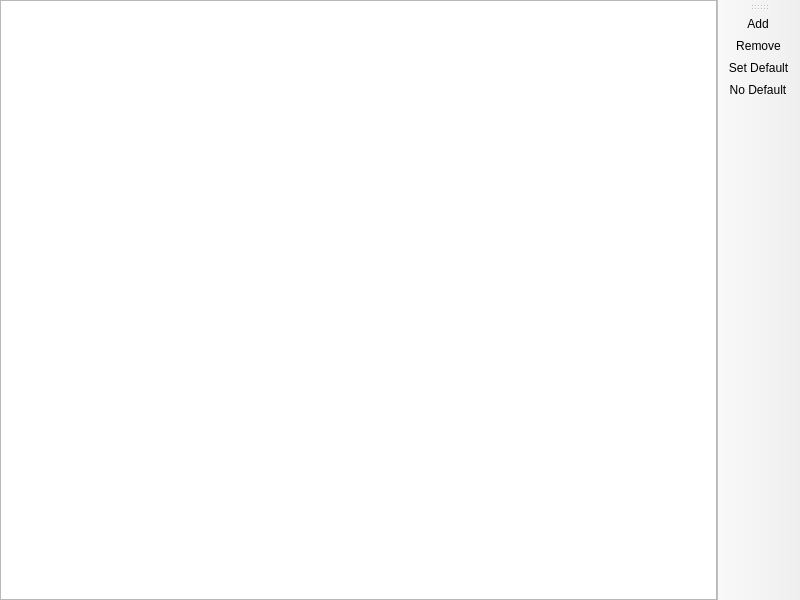
<?xml version="1.0" encoding="UTF-8"?>
<ui version="4.0">
 <class>AccountListPage</class>
 <widget class="QMainWindow" name="AccountListPage">
  <property name="geometry">
   <rect>
    <x>0</x>
    <y>0</y>
    <width>800</width>
    <height>600</height>
   </rect>
  </property>
  <widget class="QWidget" name="centralwidget">
   <layout class="QHBoxLayout" name="horizontalLayout">
    <property name="leftMargin">
     <number>0</number>
    </property>
    <property name="topMargin">
     <number>0</number>
    </property>
    <property name="rightMargin">
     <number>0</number>
    </property>
    <property name="bottomMargin">
     <number>0</number>
    </property>
    <item>
     <widget class="VersionListView" name="listView"/>
    </item>
   </layout>
  </widget>
  <widget class="WideBar" name="toolBar">
   <attribute name="toolBarArea">
    <enum>RightToolBarArea</enum>
   </attribute>
   <attribute name="toolBarBreak">
    <bool>false</bool>
   </attribute>
   <addaction name="actionAdd"/>
   <addaction name="actionRemove"/>
   <addaction name="actionSetDefault"/>
   <addaction name="actionNoDefault"/>
  </widget>
  <action name="actionAdd">
   <property name="text">
    <string>Add</string>
   </property>
  </action>
  <action name="actionRemove">
   <property name="text">
    <string>Remove</string>
   </property>
  </action>
  <action name="actionSetDefault">
   <property name="text">
    <string>Set Default</string>
   </property>
  </action>
  <action name="actionNoDefault">
   <property name="checkable">
    <bool>true</bool>
   </property>
   <property name="text">
    <string>No Default</string>
   </property>
  </action>
 </widget>
 <customwidgets>
  <customwidget>
   <class>VersionListView</class>
   <extends>QTreeView</extends>
   <header>widgets/VersionListView.h</header>
  </customwidget>
  <customwidget>
   <class>WideBar</class>
   <extends>QToolBar</extends>
   <header>widgets/WideBar.h</header>
  </customwidget>
 </customwidgets>
 <resources/>
 <connections/>
</ui>
